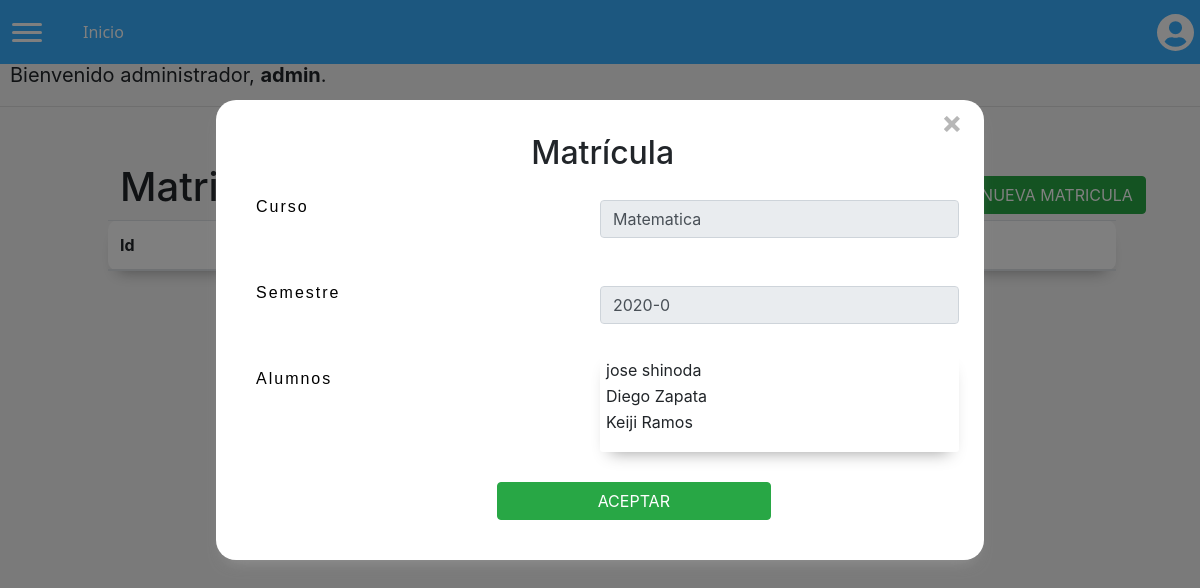
The app's page /reportematricula/2020-0/1 (signed in), older data.
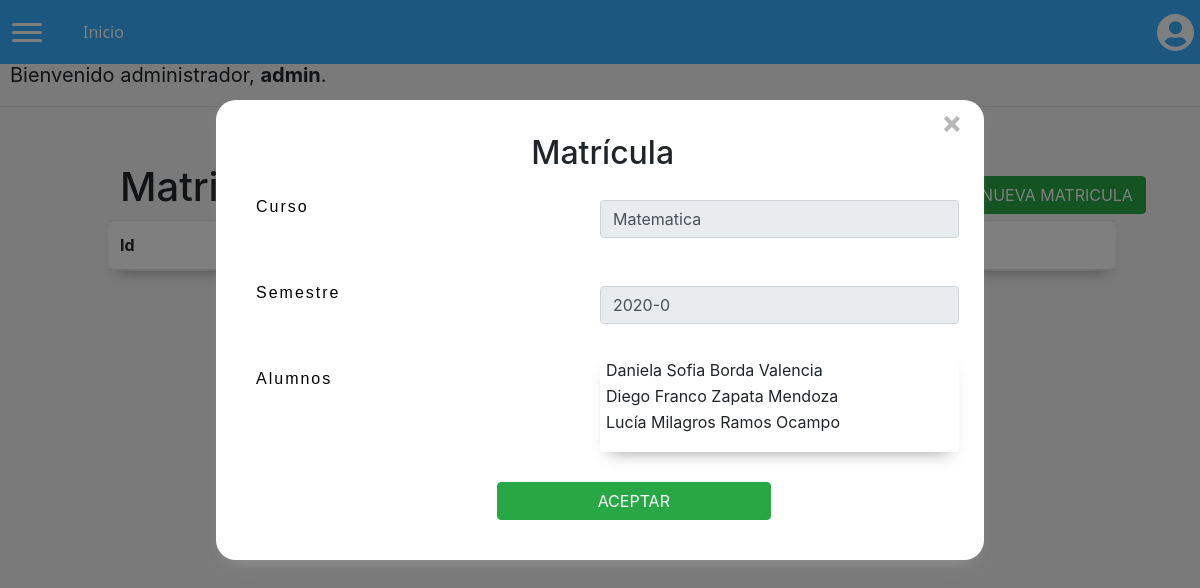
The same page, newer data.
### matricula/models.py (models this page shows)
class Alumno(models.Model):
    nombre = models.CharField(max_length=255)
    apellido = models.CharField(max_length=255)
    dni = models.IntegerField(primary_key=True)
    activo = models.BooleanField(default=1)

### matricula/views.py (the view)
# urls.py: path('reportematricula/<str:semestre>/<int:id>', views.reporteMatricula, name='reportematricula'),
@login_required(login_url='/login')
def reporteMatricula(request,semestre, id):
    curso = Curso.objects.get(id=id)
    matricula = DetalleMatricula.objects.all().filter(semestre = semestre, curso = curso)
    obj = str(dict.fromkeys(matricula))
    listaalumnos = []
    for obj in matricula:
            listaalumnos.append(obj.alumno)
    return render(request, "matricula/reportematricula.html", {'matricula': obj, 'alumnos': listaalumnos})

### matricula/templates/matricula/reportematricula.html (shortened to what this page needs)
{% extends "matricula/layout.html" %}
{% block body %}
<div id="Form">
    <h2 id="formTitle" style="margin-left: 40%;">Matrícula</h2>
    <form>
        <div id="registerForm">
            <div class="form-group row">
                <p class="col-sm-6">Curso</p>
                <input id="txtCurso" value="{{matricula.curso.nombreCurso}}" autofocus class="form-control col-sm-6" type="text" name="nombreCurso" readonly>
            </div>
            <div class="form-group row">
                <p class="col-sm-6">Semestre</p>
                <input id="txtSemestre" value="{{matricula.semestre}}" autofocus class="form-control col-sm-6" type="text" name="semestre" readonly>
            </div>
            <div class="form-group row">
                <p class="col-sm-6">Alumnos</p>
                <div id="contentAlumnos">
                    <table id="tabla">
                        <tbody>
                            {% for alumno in alumnos %}
                            <tr>
                                <td scope="row">
                                    {{alumno.nombre}} {{alumno.apellido}}
                                </td>
                            </tr>
                            {% endfor %}
                        </tbody>
                    </table>
                </div>
            </div>
        </div>
        <input id="btnShowConfirmation" class="btn btn-success" value="ACEPTAR" onclick="changeWindow()" style="margin-left: 35%; margin-top: 14px;">
    </form>
</div>
<h1 style="display: inline; margin-left: 10%;"> Matriculas Registradas</h1>
<button id="options" class="btn btn-success" onclick="changeWindow()">NUEVA MATRICULA</button>
<div>
    <table id="tabla" class="table">
    <thead>
            <tr>
                <th scope="col">
                    Id
                </th>
                <th scope="col">
                </th>
                <th scope="col">
                </th>
            </tr>
        </thead>
    </table>
</div>
{% endblock %}

Row changes from the older to the newer data that the page shows:
removed Alumno: nombre "jose", apellido "shinoda"
added Alumno: nombre "Daniela Sofia", apellido "Borda Valencia"
changed Alumno: nombre "Diego" → "Diego Franco"; apellido "Zapata" → "Zapata Mendoza"
changed Alumno: nombre "Keiji" → "Lucía Milagros"; apellido "Ramos" → "Ramos Ocampo"
